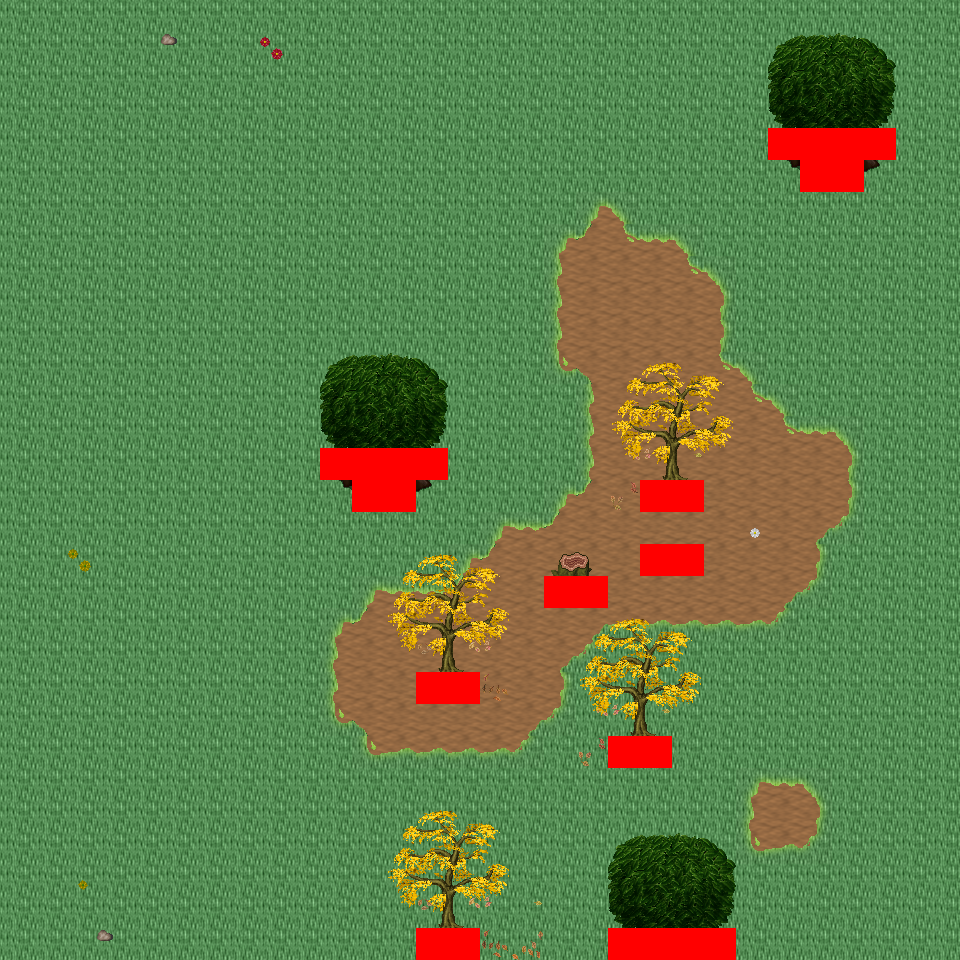

A level layout from a 2D game, rendered from its tile map. Below: a short description, then the map file with tile-grid data replaced by summaries:
An orthogonal 30x30 tile map with 32x32 px tiles, 6 tile layers (Ground, Object, Object2, Above, ...), 20 tilesets and 6 objects (6x mapExit).

<map version="1.0" orientation="orthogonal" renderorder="right-down" width="30" height="30" tilewidth="32" tileheight="32" nextobjectid="7">
  <tileset firstgid="1" name="tileset_logic_collision" tilewidth="32" tileheight="32" tilecount="1" columns="1">
    <image source="../drawable/tileset_logic_collision.png" width="32" height="32" />
  </tileset>
  <tileset firstgid="2" name="tileset_ground_ground" tilewidth="32" tileheight="32" tilecount="33" columns="3">
    <image source="../drawable/tileset_ground_ground.png" width="96" height="352" />
  </tileset>
  <tileset firstgid="35" name="tileset_ground_rock_pebbles" tilewidth="32" tileheight="32" tilecount="3" columns="1">
    <image source="../drawable/tileset_ground_rock_pebbles.png" width="32" height="96" />
  </tileset>
  <tileset firstgid="38" name="tileset_ground_grass_corners" tilewidth="32" tileheight="32" tilecount="24" columns="6">
    <image source="../drawable/tileset_ground_grass_corners.png" width="192" height="128" />
  </tileset>
  <tileset firstgid="62" name="tileset_ground_grass_edges" tilewidth="32" tileheight="32" tilecount="36" columns="12">
    <image source="../drawable/tileset_ground_grass_edges.png" width="384" height="96" />
  </tileset>
  <tileset firstgid="98" name="tileset_ground_grass_2" tilewidth="32" tileheight="32" tilecount="21" columns="3">
    <image source="../drawable/tileset_ground_grass_2.png" width="96" height="224" />
  </tileset>
  <tileset firstgid="119" name="tileset_plant_leaves" tilewidth="32" tileheight="32" tilecount="8" columns="4">
    <image source="../drawable/tileset_plant_leaves.png" width="128" height="64" />
  </tileset>
  <tileset firstgid="127" name="tileset_plant_tree_tree_darkgreen" tilewidth="32" tileheight="32" tilecount="88" columns="8">
    <image source="../drawable/tileset_plant_tree_tree_darkgreen.png" width="256" height="352" />
  </tileset>
  <tileset firstgid="215" name="tileset_plant_tree_fall_trees" tilewidth="32" tileheight="32" tilecount="40" columns="8">
    <image source="../drawable/tileset_plant_tree_fall_trees.png" width="256" height="160" />
  </tileset>
  <tileset firstgid="255" name="tileset_plant_tree_pine_tree" tilewidth="32" tileheight="32" tilecount="20" columns="4">
    <image source="../drawable/tileset_plant_tree_pine_tree.png" width="128" height="160" />
  </tileset>
  <tileset firstgid="275" name="tileset_plant_stump_hollow_logs" tilewidth="32" tileheight="32" tilecount="6" columns="3">
    <image source="../drawable/tileset_plant_stump_hollow_logs.png" width="96" height="64" />
  </tileset>
  <tileset firstgid="281" name="tileset_plant_stump_small_stump" tilewidth="32" tileheight="32" tilecount="4" columns="2">
    <image source="../drawable/tileset_plant_stump_small_stump.png" width="64" height="64" />
  </tileset>
  <tileset firstgid="285" name="tileset_plant_stump_stump_purple" tilewidth="32" tileheight="32" tilecount="4" columns="2">
    <image source="../drawable/tileset_plant_stump_stump_purple.png" width="64" height="64" />
  </tileset>
  <tileset firstgid="289" name="tileset_plant_flower_daisy_blue" tilewidth="32" tileheight="32" tilecount="8" columns="2">
    <image source="../drawable/tileset_plant_flower_daisy_blue.png" width="64" height="128" />
  </tileset>
  <tileset firstgid="297" name="tileset_plant_flower_daisy_red" tilewidth="32" tileheight="32" tilecount="8" columns="2">
    <image source="../drawable/tileset_plant_flower_daisy_red.png" width="64" height="128" />
  </tileset>
  <tileset firstgid="305" name="tileset_plant_flower_daisy_white" tilewidth="32" tileheight="32" tilecount="8" columns="2">
    <image source="../drawable/tileset_plant_flower_daisy_white.png" width="64" height="128" />
  </tileset>
  <tileset firstgid="313" name="tileset_plant_flower_daisy_yellow" tilewidth="32" tileheight="32" tilecount="8" columns="2">
    <image source="../drawable/tileset_plant_flower_daisy_yellow.png" width="64" height="128" />
  </tileset>
  <tileset firstgid="321" name="tileset_logic_creature_animal" tilewidth="32" tileheight="32" tilecount="32" columns="8">
    <image source="../drawable/tileset_logic_creature_animal.png" width="256" height="128" />
  </tileset>
  <tileset firstgid="353" name="tileset_logic_creature_reptile" tilewidth="32" tileheight="32" tilecount="7" columns="7">
    <image source="../drawable/tileset_logic_creature_reptile.png" width="224" height="32" />
  </tileset>
  <tileset firstgid="360" name="tileset_logic_creature_fowl" tilewidth="32" tileheight="32" tilecount="6" columns="6">
    <image source="../drawable/tileset_logic_creature_fowl.png" width="192" height="32" />
  </tileset>
  <layer name="Ground" width="30" height="30">
    <data>[900 cells, 900 non-empty, 2 distinct tile ids]</data>
  </layer>
  <layer name="Object" width="30" height="30">
    <data>[900 cells, 115 non-empty, 32 distinct tile ids]</data>
  </layer>
  <layer name="Object2" width="30" height="30">
    <data>[900 cells, 26 non-empty, 8 distinct tile ids]</data>
  </layer>
  <layer name="Above" width="30" height="30">
    <data>[900 cells, 102 non-empty, 30 distinct tile ids]</data>
  </layer>
  <layer name="Above2" width="30" height="30">
    <data>[900 cells, 0 non-empty, 0 distinct tile ids]</data>
  </layer>
  <layer name="Walkable" width="30" height="30">
    <data>[900 cells, 28 non-empty, 1 distinct tile ids]</data>
  </layer>
  <objectgroup name="MapEvents">
    <object id="1" name="north" type="mapExit" x="0" y="0" width="960" height="32">
      <properties>
        <property name="map" value="level_0_x37_y26" />
        <property name="x" value="0" />
        <property name="y" value="28" />
      </properties>
    </object>
    <object id="2" name="south" type="mapExit" x="0" y="928" width="416" height="32">
      <properties>
        <property name="map" value="level_0_x37_y28" />
        <property name="x" value="0" />
        <property name="y" value="1" />
      </properties>
    </object>
    <object id="3" name="south2" type="mapExit" x="480" y="928" width="128" height="32">
      <properties>
        <property name="map" value="level_0_x37_y28" />
        <property name="x" value="15" />
        <property name="y" value="1" />
      </properties>
    </object>
    <object id="4" name="south3" type="mapExit" x="736" y="928" width="224" height="32">
      <properties>
        <property name="map" value="level_0_x37_y28" />
        <property name="x" value="23" />
        <property name="y" value="1" />
      </properties>
    </object>
    <object id="5" name="west" type="mapExit" x="0" y="0" width="32" height="960">
      <properties>
        <property name="map" value="level_0_x36_y27" />
        <property name="x" value="28" />
        <property name="y" value="0" />
      </properties>
    </object>
    <object id="6" name="east" type="mapExit" x="928" y="0" width="32" height="960">
      <properties>
        <property name="map" value="level_0_x38_y27" />
        <property name="x" value="1" />
        <property name="y" value="0" />
      </properties>
    </object>
  </objectgroup>
</map>
